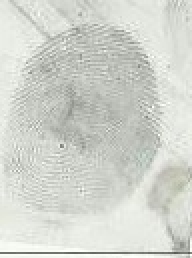
#> input picture data/prueba.jpg, 96 x 129 px (shown 2 times larger)
$ python -i liveness.py   (imports and definitions only)   (older library calls are emulated)
#> lines starting #> are read from the running program, lines starting #| are printed output that depends on the picture
import numpy as np
import cv2

def liveness_score(img):
    high = cv2.Laplacian(img, cv2.CV_32F)
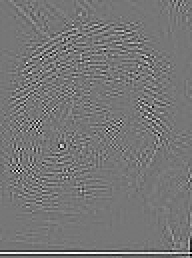
#> high: shape (129, 96) float32 (shown 2 times larger); min -266, max 304, mean 0; drawn with min black and max white
    hf_energy = float(np.mean(np.abs(high)))
#> hf_energy = 28.46

    glcm = cv2.equalizeHist(img)
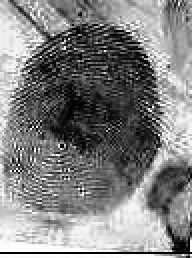
#> glcm: shape (129, 96) (shown 2 times larger); min 0, max 255, mean 129.4
    edges = cv2.Canny(glcm, 50, 150)
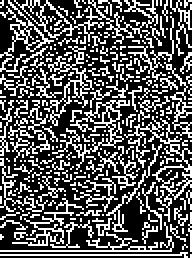
#> edges: shape (129, 96) (shown 2 times larger); 34.2% white in thin lines or dots
    edge_density = float(edges.mean())
#> edge_density = 87.29

    score = 0.6 * (hf_energy / (hf_energy + 1)) + 0.4 * (edge_density / (edge_density + 1))
#> score = 0.975
    return score

>>> import cv2
>>> picture = cv2.imread('../data/prueba.jpg', cv2.IMREAD_GRAYSCALE)
>>> result = liveness_score(picture)
#> result = 0.975
